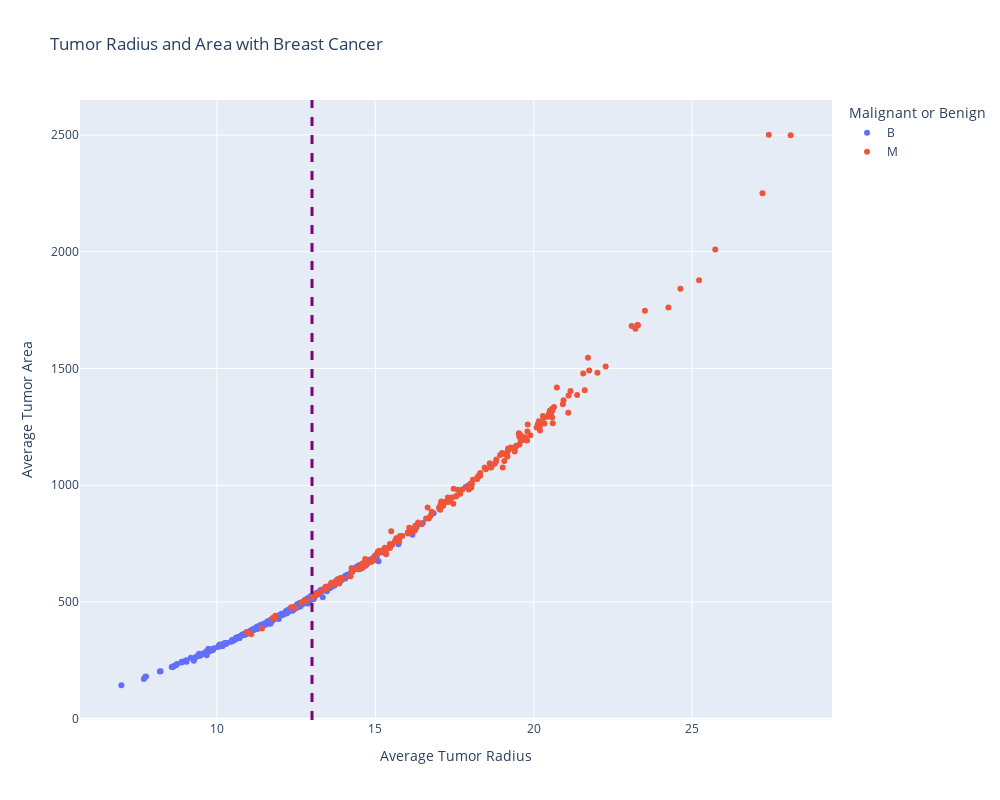

The notebook cell this image was saved under:
### Code cell
fig = px.scatter(df, x="x.radius_mean", y="x.area_mean",
                 color="y",
                 width=1000, height=800,
                 labels={"y": "Malignant or Benign",
                         "x.radius_mean": "Average Tumor Radius",
                         "x.area_mean": "Average Tumor Area"},
                 title="Tumor Radius and Area with Breast Cancer"
                 )
fig.add_vline(x=13, line_width=3, line_dash="dash", line_color="purple")
fig.show()
fig.show("svg")

### Figure 1 — Plotly figure (JSON) as saved in the notebook; plotly's stock layout.template omitted (floating-point values rounded to 4 significant figures; data arrays with more than 128 entries replaced by an {"elided": "..."} marker saying what was removed)
{"data": [{"hovertemplate": "Malignant or Benign=B<br>Average Tumor Radius=%{x}<br>Average Tumor Area=%{y}<extra></extra>", "legendgroup": "B", "marker": {"color": "#636efa", "symbol": "circle"}, "mode": "markers", "name": "B", "orientation": "v", "showlegend": true, "x": {"elided": "357 float values"}, "xaxis": "x", "y": {"elided": "357 float values"}, "yaxis": "y", "type": "scatter"}, {"hovertemplate": "Malignant or Benign=M<br>Average Tumor Radius=%{x}<br>Average Tumor Area=%{y}<extra></extra>", "legendgroup": "M", "marker": {"color": "#EF553B", "symbol": "circle"}, "mode": "markers", "name": "M", "orientation": "v", "showlegend": true, "x": {"elided": "212 float values"}, "xaxis": "x", "y": {"elided": "212 float values"}, "yaxis": "y", "type": "scatter"}], "layout": {"xaxis": {"anchor": "y", "domain": [0.0, 1.0], "title": {"text": "Average Tumor Radius"}}, "yaxis": {"anchor": "x", "domain": [0.0, 1.0], "title": {"text": "Average Tumor Area"}}, "legend": {"title": {"text": "Malignant or Benign"}, "tracegroupgap": 0}, "title": {"text": "Tumor Radius and Area with Breast Cancer"}, "height": 800, "width": 1000, "shapes": [{"line": {"color": "purple", "dash": "dash", "width": 3}, "type": "line", "x0": 13, "x1": 13, "xref": "x", "y0": 0, "y1": 1, "yref": "y domain"}]}}
